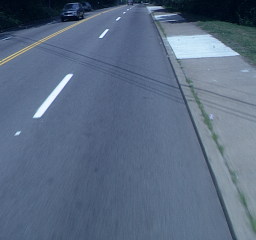
%> input picture Assignment 2/LaTex_Assignment2/code/q5/image.seq10.png, 256 x 240 px
$ octave q5.m   (GNU Octave 9; MATLAB toolbox functions it lacks are replaced by stand-ins)
%> lines starting %> are read from the running program, lines starting %| are printed output that depends on the picture
close all
clear
clc

I1=imread('image.seq10.png'); %Read image file 1
%> I1 is the input picture: size 240x256x3 uint8; mean R, G, B 90.9, 108.1, 131.1
I2=imread('image.seq11.png');%Read image file 2
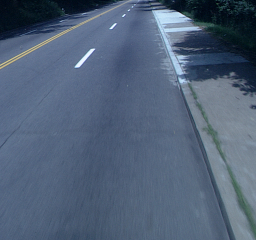
%> input picture Assignment 2/LaTex_Assignment2/code/q5/image.seq11.png, 256 x 240 px
%> I2 is the input picture: size 240x256x3 uint8; mean R, G, B 81, 97.5, 119.6

BW1=rgb2gray(I1); %convert to gray scale
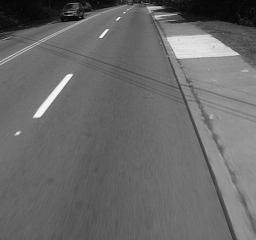
%> BW1: size 240x256 uint8; min 3, max 244, mean 105.6
BW2=rgb2gray(I2);
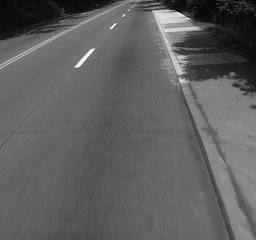
%> BW2: size 240x256 uint8; min 2, max 246, mean 95.1

%a.1 Sobel Edge detector
E_sobel_I1=edge(BW1,'sobel');
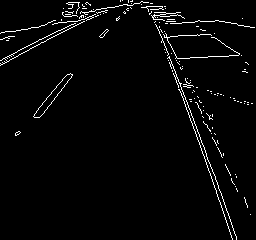
%> E_sobel_I1: size 240x256 logical; 2.8% white in thin lines or dots
figure
imshow(E_sobel_I1);
title('Sobel Edge Detector');
%E_sobel_I2=edge(BW2,'sobel');

%a.2 Canny Edge Detector
E_canny_I1=edge(BW1,'canny',[0.1,0.4]);
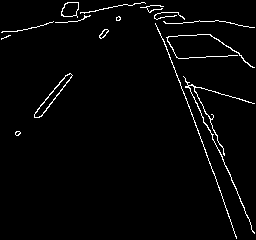
%> E_canny_I1: size 240x256 logical; 2.5% white in thin lines or dots
figure
imshow(E_canny_I1);
title('Canny Edge Detector');
%E_canny_I2=edge(BW2,'canny',[0.1,0.4]); %E_canny_I2=edge(I2_gray,'canny',[0.05,0.25]);

%Harris Corners
I1_harris=corner(BW1,'harris');
%> I1_harris = 71 rows, first 12: [101 38; 108 30; 72 76; 120 18; 35 117; 162 8; 117 20; 238 55; 84 19; 20 133; 68 14; 72 15]
figure
imshow(BW1);
hold on
plot(I1_harris(:,1),I1_harris(:,2),'r*');
title('Harris corners');
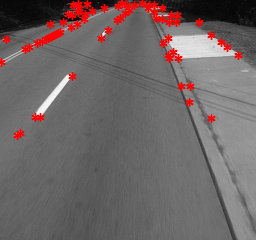
%> figure redrawn from the program's plot data; its title reads 'Harris corners'

%c. Sift Corners for I1
imwrite(BW1,'BW1.png') %writing gray image of I1 as 'BW1.png'
%> (the run ends here)
